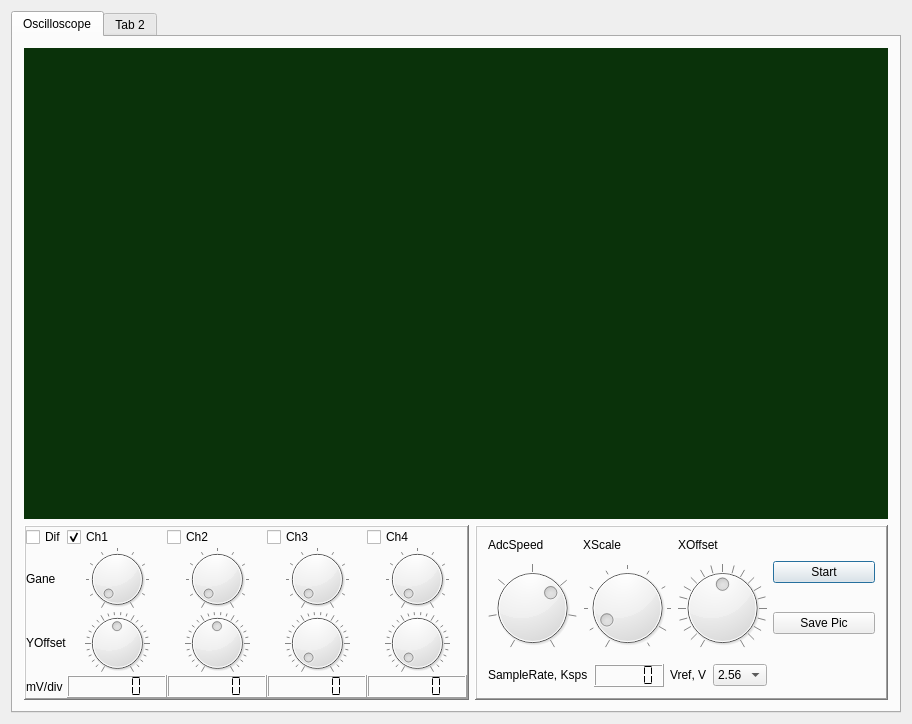
<?xml version="1.0" encoding="UTF-8"?>
<ui version="4.0">
 <class>DialogClass</class>
 <widget class="QDialog" name="DialogClass">
  <property name="geometry">
   <rect>
    <x>0</x>
    <y>0</y>
    <width>912</width>
    <height>724</height>
   </rect>
  </property>
  <property name="windowTitle">
   <string>Dialog</string>
  </property>
  <layout class="QGridLayout" name="gridLayout_4">
   <item row="0" column="0">
    <widget class="QTabWidget" name="tabWidget">
     <property name="currentIndex">
      <number>0</number>
     </property>
     <widget class="QWidget" name="tab">
      <attribute name="title">
       <string>Oscilloscope</string>
      </attribute>
      <layout class="QVBoxLayout" name="verticalLayout_2">
       <item>
        <widget class="MyGraph" name="Display" native="true">
         <property name="sizePolicy">
          <sizepolicy hsizetype="MinimumExpanding" vsizetype="MinimumExpanding">
           <horstretch>0</horstretch>
           <verstretch>0</verstretch>
          </sizepolicy>
         </property>
         <property name="palette">
          <palette>
           <active>
            <colorrole role="Base">
             <brush brushstyle="SolidPattern">
              <color alpha="255">
               <red>255</red>
               <green>255</green>
               <blue>255</blue>
              </color>
             </brush>
            </colorrole>
            <colorrole role="Window">
             <brush brushstyle="SolidPattern">
              <color alpha="255">
               <red>10</red>
               <green>50</green>
               <blue>10</blue>
              </color>
             </brush>
            </colorrole>
           </active>
           <inactive>
            <colorrole role="Base">
             <brush brushstyle="SolidPattern">
              <color alpha="255">
               <red>255</red>
               <green>255</green>
               <blue>255</blue>
              </color>
             </brush>
            </colorrole>
            <colorrole role="Window">
             <brush brushstyle="SolidPattern">
              <color alpha="255">
               <red>10</red>
               <green>50</green>
               <blue>10</blue>
              </color>
             </brush>
            </colorrole>
           </inactive>
           <disabled>
            <colorrole role="Base">
             <brush brushstyle="SolidPattern">
              <color alpha="255">
               <red>10</red>
               <green>50</green>
               <blue>10</blue>
              </color>
             </brush>
            </colorrole>
            <colorrole role="Window">
             <brush brushstyle="SolidPattern">
              <color alpha="255">
               <red>10</red>
               <green>50</green>
               <blue>10</blue>
              </color>
             </brush>
            </colorrole>
           </disabled>
          </palette>
         </property>
         <property name="autoFillBackground">
          <bool>true</bool>
         </property>
         <property name="styleSheet">
          <string notr="true"/>
         </property>
        </widget>
       </item>
       <item>
        <layout class="QHBoxLayout" name="horizontalLayout">
         <item>
          <widget class="QFrame" name="frame_2">
           <property name="sizePolicy">
            <sizepolicy hsizetype="MinimumExpanding" vsizetype="Maximum">
             <horstretch>0</horstretch>
             <verstretch>0</verstretch>
            </sizepolicy>
           </property>
           <property name="frameShape">
            <enum>QFrame::WinPanel</enum>
           </property>
           <property name="frameShadow">
            <enum>QFrame::Raised</enum>
           </property>
           <layout class="QGridLayout" name="gridLayout">
            <property name="margin">
             <number>0</number>
            </property>
            <property name="spacing">
             <number>0</number>
            </property>
            <item row="0" column="1">
             <widget class="QCheckBox" name="Ch1">
              <property name="layoutDirection">
               <enum>Qt::LeftToRight</enum>
              </property>
              <property name="text">
               <string>Ch1</string>
              </property>
              <property name="checked">
               <bool>true</bool>
              </property>
             </widget>
            </item>
            <item row="2" column="1">
             <widget class="QDial" name="Ch1Offset">
              <property name="minimum">
               <number>-50</number>
              </property>
              <property name="maximum">
               <number>50</number>
              </property>
              <property name="notchTarget">
               <double>3.700000000000000</double>
              </property>
              <property name="notchesVisible">
               <bool>true</bool>
              </property>
             </widget>
            </item>
            <item row="3" column="1">
             <widget class="QLCDNumber" name="Ch1Vdiv">
              <property name="segmentStyle">
               <enum>QLCDNumber::Flat</enum>
              </property>
             </widget>
            </item>
            <item row="2" column="2">
             <widget class="QDial" name="Ch2Offset">
              <property name="minimum">
               <number>-50</number>
              </property>
              <property name="maximum">
               <number>50</number>
              </property>
              <property name="notchesVisible">
               <bool>true</bool>
              </property>
             </widget>
            </item>
            <item row="3" column="2">
             <widget class="QLCDNumber" name="Ch2Vdiv">
              <property name="segmentStyle">
               <enum>QLCDNumber::Flat</enum>
              </property>
             </widget>
            </item>
            <item row="0" column="2">
             <widget class="QCheckBox" name="Ch2">
              <property name="text">
               <string>Ch2</string>
              </property>
             </widget>
            </item>
            <item row="0" column="3">
             <widget class="QCheckBox" name="Ch3">
              <property name="text">
               <string>Ch3</string>
              </property>
             </widget>
            </item>
            <item row="0" column="4">
             <widget class="QCheckBox" name="Ch4">
              <property name="text">
               <string>Ch4</string>
              </property>
             </widget>
            </item>
            <item row="2" column="3">
             <widget class="QDial" name="Ch3Offset">
              <property name="notchesVisible">
               <bool>true</bool>
              </property>
             </widget>
            </item>
            <item row="2" column="4">
             <widget class="QDial" name="Ch4Offset">
              <property name="notchesVisible">
               <bool>true</bool>
              </property>
             </widget>
            </item>
            <item row="3" column="3">
             <widget class="QLCDNumber" name="Ch3Vdiv">
              <property name="segmentStyle">
               <enum>QLCDNumber::Flat</enum>
              </property>
             </widget>
            </item>
            <item row="3" column="4">
             <widget class="QLCDNumber" name="Ch4Vdiv">
              <property name="segmentStyle">
               <enum>QLCDNumber::Flat</enum>
              </property>
             </widget>
            </item>
            <item row="1" column="1">
             <widget class="QDial" name="Ch1Gane">
              <property name="maximum">
               <number>10</number>
              </property>
              <property name="notchesVisible">
               <bool>true</bool>
              </property>
             </widget>
            </item>
            <item row="1" column="2">
             <widget class="QDial" name="Ch2Gane">
              <property name="maximum">
               <number>10</number>
              </property>
              <property name="notchesVisible">
               <bool>true</bool>
              </property>
             </widget>
            </item>
            <item row="1" column="3">
             <widget class="QDial" name="Ch3Gane">
              <property name="maximum">
               <number>10</number>
              </property>
              <property name="notchesVisible">
               <bool>true</bool>
              </property>
             </widget>
            </item>
            <item row="1" column="4">
             <widget class="QDial" name="Ch4Gane">
              <property name="maximum">
               <number>10</number>
              </property>
              <property name="notchesVisible">
               <bool>true</bool>
              </property>
             </widget>
            </item>
            <item row="1" column="0">
             <widget class="QLabel" name="label">
              <property name="sizePolicy">
               <sizepolicy hsizetype="Fixed" vsizetype="Fixed">
                <horstretch>0</horstretch>
                <verstretch>0</verstretch>
               </sizepolicy>
              </property>
              <property name="text">
               <string>Gane</string>
              </property>
             </widget>
            </item>
            <item row="2" column="0">
             <widget class="QLabel" name="label_3">
              <property name="sizePolicy">
               <sizepolicy hsizetype="Fixed" vsizetype="Fixed">
                <horstretch>0</horstretch>
                <verstretch>0</verstretch>
               </sizepolicy>
              </property>
              <property name="text">
               <string>YOffset</string>
              </property>
              <property name="textFormat">
               <enum>Qt::AutoText</enum>
              </property>
             </widget>
            </item>
            <item row="3" column="0">
             <widget class="QLabel" name="label_4">
              <property name="text">
               <string>mV/div</string>
              </property>
             </widget>
            </item>
            <item row="0" column="0">
             <widget class="QCheckBox" name="Dif">
              <property name="text">
               <string>Dif</string>
              </property>
             </widget>
            </item>
           </layout>
          </widget>
         </item>
         <item>
          <widget class="QFrame" name="frame">
           <property name="sizePolicy">
            <sizepolicy hsizetype="MinimumExpanding" vsizetype="Maximum">
             <horstretch>0</horstretch>
             <verstretch>0</verstretch>
            </sizepolicy>
           </property>
           <property name="frameShape">
            <enum>QFrame::WinPanel</enum>
           </property>
           <property name="frameShadow">
            <enum>QFrame::Raised</enum>
           </property>
           <layout class="QGridLayout" name="gridLayout_3">
            <item row="0" column="0" colspan="2">
             <layout class="QGridLayout" name="gridLayout_2">
              <item row="0" column="0">
               <widget class="QLabel" name="label_5">
                <property name="text">
                 <string>AdcSpeed</string>
                </property>
               </widget>
              </item>
              <item row="0" column="1">
               <widget class="QLabel" name="label_6">
                <property name="text">
                 <string>XScale</string>
                </property>
               </widget>
              </item>
              <item row="0" column="2">
               <widget class="QLabel" name="label_7">
                <property name="text">
                 <string>XOffset</string>
                </property>
               </widget>
              </item>
              <item row="1" column="0">
               <widget class="QDial" name="AdcSpeed">
                <property name="maximum">
                 <number>6</number>
                </property>
                <property name="pageStep">
                 <number>1</number>
                </property>
                <property name="value">
                 <number>4</number>
                </property>
                <property name="notchesVisible">
                 <bool>true</bool>
                </property>
               </widget>
              </item>
              <item row="1" column="1">
               <widget class="QDial" name="XScale">
                <property name="maximum">
                 <number>10</number>
                </property>
                <property name="pageStep">
                 <number>9</number>
                </property>
                <property name="value">
                 <number>1</number>
                </property>
                <property name="notchesVisible">
                 <bool>true</bool>
                </property>
               </widget>
              </item>
              <item row="1" column="2">
               <widget class="QDial" name="XOffset">
                <property name="minimum">
                 <number>-500</number>
                </property>
                <property name="maximum">
                 <number>500</number>
                </property>
                <property name="notchTarget">
                 <double>50.000000000000000</double>
                </property>
                <property name="notchesVisible">
                 <bool>true</bool>
                </property>
               </widget>
              </item>
             </layout>
            </item>
            <item row="0" column="2">
             <layout class="QVBoxLayout" name="verticalLayout">
              <item>
               <widget class="QPushButton" name="Start">
                <property name="text">
                 <string>Start</string>
                </property>
               </widget>
              </item>
              <item>
               <widget class="QPushButton" name="SavePic">
                <property name="text">
                 <string>Save Pic</string>
                </property>
               </widget>
              </item>
             </layout>
            </item>
            <item row="1" column="0">
             <layout class="QHBoxLayout" name="horizontalLayout_3">
              <item>
               <widget class="QLabel" name="label_2">
                <property name="sizePolicy">
                 <sizepolicy hsizetype="Fixed" vsizetype="Fixed">
                  <horstretch>0</horstretch>
                  <verstretch>0</verstretch>
                 </sizepolicy>
                </property>
                <property name="text">
                 <string>SampleRate, Ksps</string>
                </property>
               </widget>
              </item>
              <item>
               <widget class="QLCDNumber" name="SampleRate">
                <property name="sizePolicy">
                 <sizepolicy hsizetype="Fixed" vsizetype="Fixed">
                  <horstretch>0</horstretch>
                  <verstretch>0</verstretch>
                 </sizepolicy>
                </property>
                <property name="minimumSize">
                 <size>
                  <width>70</width>
                  <height>0</height>
                 </size>
                </property>
                <property name="mode">
                 <enum>QLCDNumber::Dec</enum>
                </property>
                <property name="segmentStyle">
                 <enum>QLCDNumber::Flat</enum>
                </property>
                <property name="value" stdset="0">
                 <double>0.000000000000000</double>
                </property>
                <property name="intValue" stdset="0">
                 <number>0</number>
                </property>
               </widget>
              </item>
             </layout>
            </item>
            <item row="1" column="1">
             <layout class="QHBoxLayout" name="horizontalLayout_4">
              <item>
               <widget class="QLabel" name="VrefLabel">
                <property name="sizePolicy">
                 <sizepolicy hsizetype="Fixed" vsizetype="Fixed">
                  <horstretch>0</horstretch>
                  <verstretch>0</verstretch>
                 </sizepolicy>
                </property>
                <property name="text">
                 <string>Vref, V</string>
                </property>
               </widget>
              </item>
              <item>
               <widget class="QComboBox" name="VrefList">
                <property name="sizePolicy">
                 <sizepolicy hsizetype="Fixed" vsizetype="Fixed">
                  <horstretch>0</horstretch>
                  <verstretch>0</verstretch>
                 </sizepolicy>
                </property>
                <item>
                 <property name="text">
                  <string>2.56</string>
                 </property>
                </item>
                <item>
                 <property name="text">
                  <string>5</string>
                 </property>
                </item>
               </widget>
              </item>
             </layout>
            </item>
           </layout>
          </widget>
         </item>
        </layout>
       </item>
      </layout>
     </widget>
     <widget class="QWidget" name="tab_2">
      <attribute name="title">
       <string>Tab 2</string>
      </attribute>
     </widget>
    </widget>
   </item>
  </layout>
 </widget>
 <layoutdefault spacing="6" margin="11"/>
 <customwidgets>
  <customwidget>
   <class>MyGraph</class>
   <extends>QWidget</extends>
   <header>graph.h</header>
   <container>1</container>
  </customwidget>
 </customwidgets>
 <resources/>
 <connections/>
</ui>
